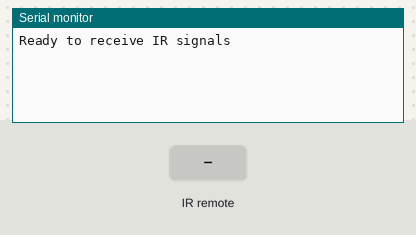
Bench run of a sketch on a simulated Arduino Uno, built with avr-gcc and run on an emulated ATmega328P. Parts: the last lines printed to the serial monitor. The inputs (shaded band) are chosen by the test bench.

Above: at 1.2 s.
1.3 s: infrared code 0xFFA25D received
At 2.6 s:
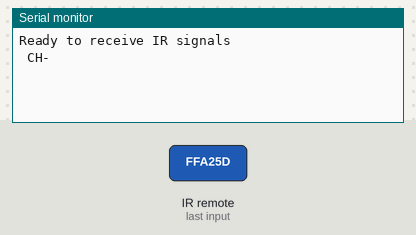
2.9 s: infrared code 0xFF629D received
At 4.1 s:
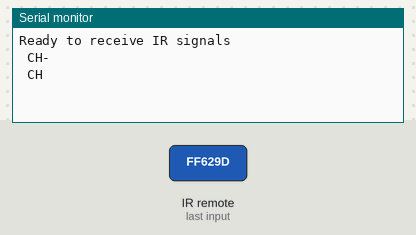
4.4 s: infrared code 0xFF22DD received
At 5.2 s:
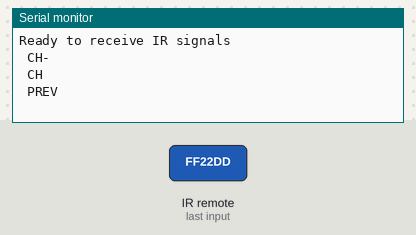
5.9 s: infrared code 0xFF02FD received
At 6.4 s:
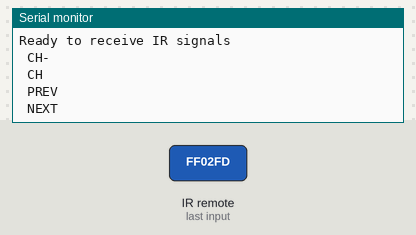
7.4 s: infrared code 0xFFC23D received
At 8.6 s:
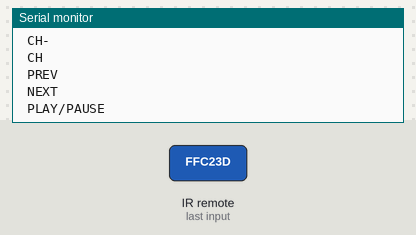
8.9 s: infrared code 0xFFE01F received
At 10.0 s:
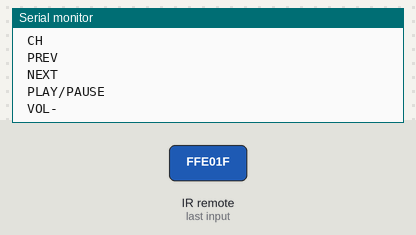

The sketch:

IRReader.ino
```cpp
#include <IRremote.h>

IRrecv myReceiver(2);
decode_results result;

void setup() {
  Serial.begin(9600);

  myReceiver.enableIRIn(); // Start the receiver
  Serial.println(("Ready to receive IR signals"));
}

void loop() {
 if (myReceiver.decode(&result)) {//detect press
    translateIR();
    myReceiver.resume();
  }

  delay(200);
}

void translateIR() // takes action based on IR code received

// describing Car MP3 IR codes

{

  switch(result.value)

  {

  case 0xFFA25D:
    Serial.println(" CH-            ");
    break;

  case 0xFF629D:
    Serial.println(" CH             ");
    break;

  case 0xFFE21D:
    Serial.println(" CH+            ");
    break;

  case 0xFF22DD:
    Serial.println(" PREV           ");
    break;

  case 0xFF02FD:
    Serial.println(" NEXT           ");
    break;

  case 0xFFC23D:
    Serial.println(" PLAY/PAUSE     ");
    break;

  case 0xFFE01F:
    Serial.println(" VOL-           ");
    break;

  case 0xFFA857:
    Serial.println(" VOL+           ");
    break;

  case 0xFF906F:
    Serial.println(" EQ             ");
    break;

  case 0xFF6897:
    Serial.println(" 0              ");
    break;

  case 0xFF9867:
    Serial.println(" 100+           ");
    break;

  case 0xFFB04F:
    Serial.println(" 200+           ");
    break;

  case 0xFF30CF:
    Serial.println(" 1              ");
    break;

  case 0xFF18E7:
    Serial.println(" 2              ");
    break;

  case 0xFF7A85:
    Serial.println(" 3              ");
    break;

  case 0xFF10EF:
    Serial.println(" 4              ");
    break;

  case 0xFF38C7:
    Serial.println(" 5              ");
    break;

  case 0xFF5AA5:
    Serial.println(" 6              ");
    break;

  case 0xFF42BD:
    Serial.println(" 7              ");
    break;

  case 0xFF4AB5:
    Serial.println(" 8              ");
    break;

  case 0xFF52AD:
    Serial.println(" 9              ");
    break;

  default:
    Serial.println(" other button   ");

  }

  delay(500);


} //END translateIR
```

Measured:
- after the input at 1.3 s, the serial monitor: prints a new line after 0.10 s (image 1)
- after the input at 2.9 s, the serial monitor: prints a new line at once (image 2)
- after the input at 4.4 s, the serial monitor: prints a new line at once (image 3)
- after the input at 5.9 s, the serial monitor: prints a new line at once (image 4)
- after the input at 7.4 s, the serial monitor: prints a new line at once (image 5)
- after the input at 8.9 s, the serial monitor: prints a new line at once (image 6)
